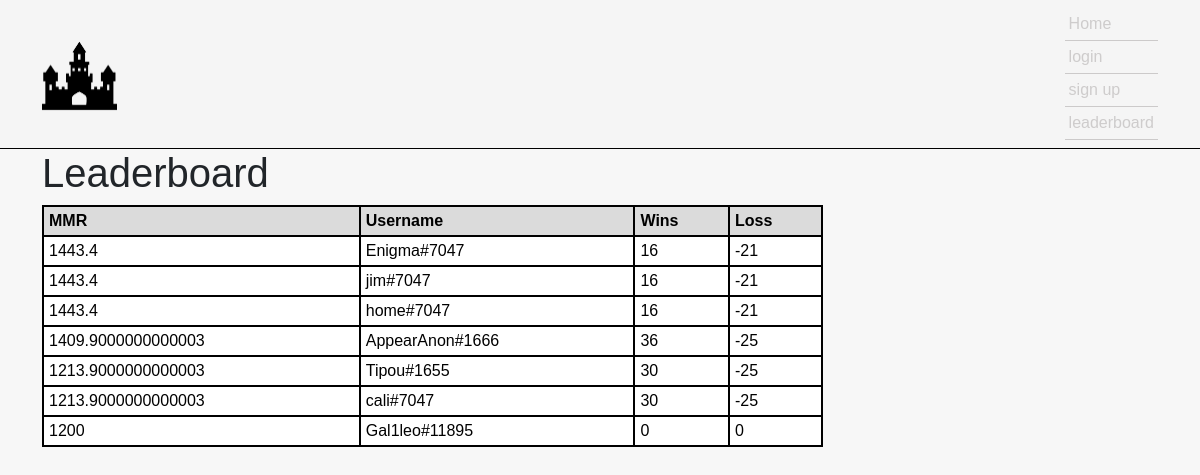
/leaderboard, run on an earlier commit of the app's database.
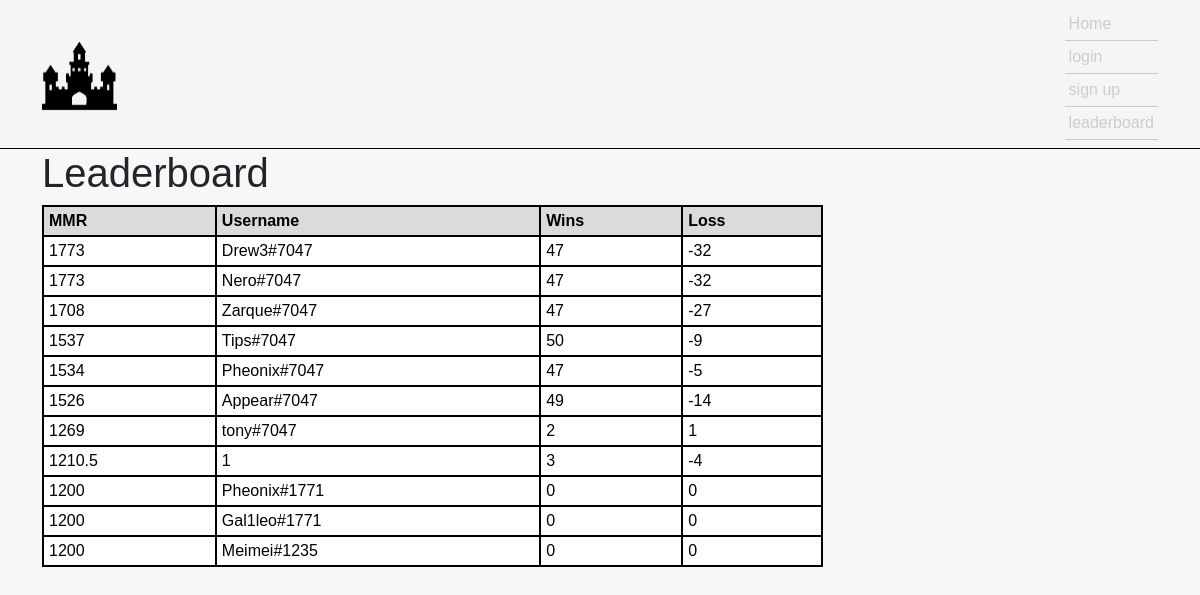
And on a later commit of the database.
### website/models.py (models this page shows, shortened)
class Player(db.Model):
    id = db.Column(db.Integer, primary_key=True)
    username = db.Column(db.String(50))
    mmr = db.Column(db.Integer)
    wins = db.Column(db.Integer)
    loss = db.Column(db.Integer)
    icon_id = db.Column(db.Integer)
    player_date_created = db.Column(db.DateTime(timezone=True), default=func.now())

### website/views.py (the view)
@views.route('/leaderboard')
def leaderboard():
    leaderboard = Player.query.order_by(desc(Player.mmr))
    if current_user.is_authenticated:
        player = get_player_info(current_user.id)
        return render_template('leaderboard.html',user=current_user, player=player, value=leaderboard)
    else:
        return render_template('leaderboard.html',user=current_user, value=leaderboard)

### website/templates/leaderboard.html (shortened to what this page needs)
{% extends 'base.html' %}
{% block body %}
<h1>
Leaderboard
</h1>
<table class="customTable">
    <thead>
    <tr>
        <th>MMR</th>
        <th>Username</th>
        <th>Wins</th>
        <th>Loss</th>
    </tr>
    </thead>
    <tbody>
        {% for row in value %}
            <tr>
                <td>{{row.mmr}}</td>
                <td>{{row.username}}</td>
                <td>{{row.wins}}</td>
                <td>{{row.loss}}</td>
            </tr>
        {% endfor %}
    </tbody>
</table>
{% endblock %}

What changed in the data, as far as the page shows it:
removed Player: mmr "1443.4", username "Enigma#7047", wins "16", loss "-21"
removed Player: mmr "1443.4", username "jim#7047", wins "16", loss "-21"
removed Player: mmr "1443.4", username "home#7047", wins "16", loss "-21"
removed Player: mmr "1409.9000000000003", username "AppearAnon#1666", wins "36", loss "-25"
removed Player: mmr "1213.9000000000003", username "Tipou#1655", wins "30", loss "-25"
removed Player: mmr "1213.9000000000003", username "cali#7047", wins "30", loss "-25"
removed Player: mmr "1200", username "Gal1leo#11895", wins "0", loss "0"
added Player: mmr "1773", username "Drew3#7047", wins "47", loss "-32"
added Player: mmr "1773", username "Nero#7047", wins "47", loss "-32"
added Player: mmr "1708", username "Zarque#7047", wins "47", loss "-27"
added Player: mmr "1537", username "Tips#7047", wins "50", loss "-9"
added Player: mmr "1534", username "Pheonix#7047", wins "47", loss "-5"
added Player: mmr "1526", username "Appear#7047", wins "49", loss "-14"
added Player: mmr "1269", username "tony#7047", wins "2", loss "1"
added Player: mmr "1210.5", username "1", wins "3", loss "-4"
added Player: mmr "1200", username "Pheonix#1771", wins "0", loss "0"
added Player: mmr "1200", username "Gal1leo#1771", wins "0", loss "0"
added Player: mmr "1200", username "Meimei#1235", wins "0", loss "0"
